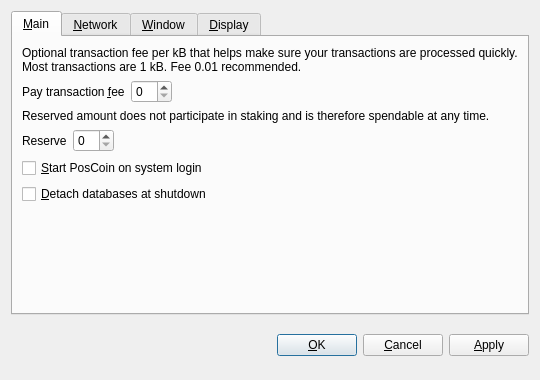
<?xml version="1.0" encoding="UTF-8"?>
<ui version="4.0">
 <class>OptionsDialog</class>
 <widget class="QDialog" name="OptionsDialog">
  <property name="geometry">
   <rect>
    <x>0</x>
    <y>0</y>
    <width>540</width>
    <height>380</height>
   </rect>
  </property>
  <property name="windowTitle">
   <string>Options</string>
  </property>
  <property name="modal">
   <bool>true</bool>
  </property>
  <layout class="QVBoxLayout" name="verticalLayout">
   <item>
    <widget class="QTabWidget" name="tabWidget">
     <property name="tabPosition">
      <enum>QTabWidget::North</enum>
     </property>
     <property name="currentIndex">
      <number>0</number>
     </property>
     <widget class="QWidget" name="tabMain">
      <attribute name="title">
       <string>&amp;Main</string>
      </attribute>
      <layout class="QVBoxLayout" name="verticalLayout_Main">
       <item>
        <widget class="QLabel" name="transactionFeeInfoLabel">
         <property name="text">
          <string>Optional transaction fee per kB that helps make sure your transactions are processed quickly. Most transactions are 1 kB. Fee 0.01 recommended.</string>
         </property>
         <property name="textFormat">
          <enum>Qt::PlainText</enum>
         </property>
         <property name="wordWrap">
          <bool>true</bool>
         </property>
        </widget>
       </item>
       <item>
        <layout class="QHBoxLayout" name="horizontalLayoutFee">
         <item>
          <widget class="QLabel" name="transactionFeeLabel">
           <property name="text">
            <string>Pay transaction &amp;fee</string>
           </property>
           <property name="textFormat">
            <enum>Qt::PlainText</enum>
           </property>
           <property name="buddy">
            <cstring>transactionFee</cstring>
           </property>
          </widget>
         </item>
         <item>
          <widget class="BitcoinAmountField" name="transactionFee"/>
         </item>
         <item>
          <spacer name="horizontalSpacerFee">
           <property name="orientation">
            <enum>Qt::Horizontal</enum>
           </property>
           <property name="sizeHint" stdset="0">
            <size>
             <width>40</width>
             <height>20</height>
            </size>
           </property>
          </spacer>
         </item>
        </layout>
       </item>
       <item>
        <widget class="QLabel" name="reserveBalanceInfoLabel">
         <property name="text">
          <string>Reserved amount does not participate in staking and is therefore spendable at any time.</string>
         </property>
         <property name="textFormat">
          <enum>Qt::PlainText</enum>
         </property>
         <property name="wordWrap">
          <bool>true</bool>
         </property>
        </widget>
       </item>
       <item>
        <layout class="QHBoxLayout" name="horizontalLayoutReserveBalance">
         <item>
          <widget class="QLabel" name="reserveBalanceLabel">
           <property name="text">
            <string>Reserve</string>
           </property>
           <property name="textFormat">
            <enum>Qt::PlainText</enum>
           </property>
           <property name="buddy">
            <cstring>reserveBalance</cstring>
           </property>
          </widget>
         </item>
         <item>
          <widget class="BitcoinAmountField" name="reserveBalance"/>
         </item>
         <item>
          <spacer name="horizontalSpacerReserveBalance">
           <property name="orientation">
            <enum>Qt::Horizontal</enum>
           </property>
           <property name="sizeHint" stdset="0">
            <size>
             <width>40</width>
             <height>20</height>
            </size>
           </property>
          </spacer>
         </item>
        </layout>
       </item>
       <item>
        <widget class="QCheckBox" name="bitcoinAtStartup">
         <property name="toolTip">
          <string>Automatically start PosCoin after logging in to the system.</string>
         </property>
         <property name="text">
          <string>&amp;Start PosCoin on system login</string>
         </property>
        </widget>
       </item>
       <item>
        <widget class="QCheckBox" name="detachDatabases">
         <property name="toolTip">
          <string>Detach block and address databases at shutdown. This means they can be moved to another data directory, but it slows down shutdown. The wallet is always detached.</string>
         </property>
         <property name="text">
          <string>&amp;Detach databases at shutdown</string>
         </property>
        </widget>
       </item>
       <item>
        <spacer name="verticalSpacer_Main">
         <property name="orientation">
          <enum>Qt::Vertical</enum>
         </property>
         <property name="sizeHint" stdset="0">
          <size>
           <width>20</width>
           <height>40</height>
          </size>
         </property>
        </spacer>
       </item>
      </layout>
     </widget>
     <widget class="QWidget" name="tabNetwork">
      <attribute name="title">
       <string>&amp;Network</string>
      </attribute>
      <layout class="QVBoxLayout" name="verticalLayout_Network">
       <item>
        <widget class="QCheckBox" name="mapPortUpnp">
         <property name="toolTip">
          <string>Automatically open the PosCoin client port on the router. This only works when your router supports UPnP and it is enabled.</string>
         </property>
         <property name="text">
          <string>Map port using &amp;UPnP</string>
         </property>
        </widget>
       </item>
       <item>
        <widget class="QCheckBox" name="connectSocks">
         <property name="toolTip">
          <string>Connect to the PosCoin network through a SOCKS proxy (e.g. when connecting through Tor).</string>
         </property>
         <property name="text">
          <string>&amp;Connect through SOCKS proxy:</string>
         </property>
        </widget>
       </item>
       <item>
        <layout class="QHBoxLayout" name="horizontalLayout_Network">
         <item>
          <widget class="QLabel" name="proxyIpLabel">
           <property name="text">
            <string>Proxy &amp;IP:</string>
           </property>
           <property name="textFormat">
            <enum>Qt::PlainText</enum>
           </property>
           <property name="buddy">
            <cstring>proxyIp</cstring>
           </property>
          </widget>
         </item>
         <item>
          <widget class="QValidatedLineEdit" name="proxyIp">
           <property name="maximumSize">
            <size>
             <width>140</width>
             <height>16777215</height>
            </size>
           </property>
           <property name="toolTip">
            <string>IP address of the proxy (e.g. 127.0.0.1)</string>
           </property>
          </widget>
         </item>
         <item>
          <widget class="QLabel" name="proxyPortLabel">
           <property name="text">
            <string>&amp;Port:</string>
           </property>
           <property name="textFormat">
            <enum>Qt::PlainText</enum>
           </property>
           <property name="buddy">
            <cstring>proxyPort</cstring>
           </property>
          </widget>
         </item>
         <item>
          <widget class="QLineEdit" name="proxyPort">
           <property name="maximumSize">
            <size>
             <width>55</width>
             <height>16777215</height>
            </size>
           </property>
           <property name="toolTip">
            <string>Port of the proxy (e.g. 9050)</string>
           </property>
          </widget>
         </item>
         <item>
          <widget class="QLabel" name="socksVersionLabel">
           <property name="text">
            <string>SOCKS &amp;Version:</string>
           </property>
           <property name="textFormat">
            <enum>Qt::PlainText</enum>
           </property>
           <property name="buddy">
            <cstring>socksVersion</cstring>
           </property>
          </widget>
         </item>
         <item>
          <widget class="QValueComboBox" name="socksVersion">
           <property name="toolTip">
            <string>SOCKS version of the proxy (e.g. 5)</string>
           </property>
          </widget>
         </item>
         <item>
          <spacer name="horizontalSpacer_Network">
           <property name="orientation">
            <enum>Qt::Horizontal</enum>
           </property>
           <property name="sizeHint" stdset="0">
            <size>
             <width>40</width>
             <height>20</height>
            </size>
           </property>
          </spacer>
         </item>
        </layout>
       </item>
       <item>
        <spacer name="verticalSpacer_Network">
         <property name="orientation">
          <enum>Qt::Vertical</enum>
         </property>
         <property name="sizeHint" stdset="0">
          <size>
           <width>20</width>
           <height>40</height>
          </size>
         </property>
        </spacer>
       </item>
      </layout>
     </widget>
     <widget class="QWidget" name="tabWindow">
      <attribute name="title">
       <string>&amp;Window</string>
      </attribute>
      <layout class="QVBoxLayout" name="verticalLayout_Window">
       <item>
        <widget class="QCheckBox" name="minimizeToTray">
         <property name="toolTip">
          <string>Show only a tray icon after minimizing the window.</string>
         </property>
         <property name="text">
          <string>&amp;Minimize to the tray instead of the taskbar</string>
         </property>
        </widget>
       </item>
       <item>
        <widget class="QCheckBox" name="minimizeOnClose">
         <property name="toolTip">
          <string>Minimize instead of exit the application when the window is closed. When this option is enabled, the application will be closed only after selecting Quit in the menu.</string>
         </property>
         <property name="text">
          <string>M&amp;inimize on close</string>
         </property>
        </widget>
       </item>
       <item>
        <spacer name="verticalSpacer_Window">
         <property name="orientation">
          <enum>Qt::Vertical</enum>
         </property>
         <property name="sizeHint" stdset="0">
          <size>
           <width>20</width>
           <height>40</height>
          </size>
         </property>
        </spacer>
       </item>
      </layout>
     </widget>
     <widget class="QWidget" name="tabDisplay">
      <attribute name="title">
       <string>&amp;Display</string>
      </attribute>
      <layout class="QVBoxLayout" name="verticalLayout_Display">
       <item>
        <layout class="QHBoxLayout" name="horizontalLayout_1_Display">
         <item>
          <widget class="QLabel" name="langLabel">
           <property name="text">
            <string>User Interface &amp;language:</string>
           </property>
           <property name="textFormat">
            <enum>Qt::PlainText</enum>
           </property>
           <property name="buddy">
            <cstring>lang</cstring>
           </property>
          </widget>
         </item>
         <item>
          <widget class="QValueComboBox" name="lang">
           <property name="toolTip">
            <string>The user interface language can be set here. This setting will take effect after restarting PosCoin.</string>
           </property>
          </widget>
         </item>
        </layout>
       </item>
       <item>
        <layout class="QHBoxLayout" name="horizontalLayout_2_Display">
         <item>
          <widget class="QLabel" name="unitLabel">
           <property name="text">
            <string>&amp;Unit to show amounts in:</string>
           </property>
           <property name="textFormat">
            <enum>Qt::PlainText</enum>
           </property>
           <property name="buddy">
            <cstring>unit</cstring>
           </property>
          </widget>
         </item>
         <item>
          <widget class="QValueComboBox" name="unit">
           <property name="toolTip">
            <string>Choose the default subdivision unit to show in the interface and when sending coins.</string>
           </property>
          </widget>
         </item>
        </layout>
       </item>
       <item>
        <widget class="QCheckBox" name="displayAddresses">
         <property name="toolTip">
          <string>Whether to show PosCoin addresses in the transaction list or not.</string>
         </property>
         <property name="text">
          <string>&amp;Display addresses in transaction list</string>
         </property>
        </widget>
       </item>
       <item>
        <widget class="QCheckBox" name="coinControlFeatures">
         <property name="toolTip">
          <string>Whether to show coin control features or not.</string>
         </property>
         <property name="text">
          <string>Display coin &amp;control features (experts only!)</string>
         </property>
        </widget>
       </item>
       <item>
        <spacer name="verticalSpacer_Display">
         <property name="orientation">
          <enum>Qt::Vertical</enum>
         </property>
         <property name="sizeHint" stdset="0">
          <size>
           <width>20</width>
           <height>40</height>
          </size>
         </property>
        </spacer>
       </item>
      </layout>
     </widget>
    </widget>
   </item>
   <item>
    <layout class="QHBoxLayout" name="horizontalLayout_Buttons">
     <item>
      <spacer name="horizontalSpacer_1">
       <property name="orientation">
        <enum>Qt::Horizontal</enum>
       </property>
       <property name="sizeHint" stdset="0">
        <size>
         <width>40</width>
         <height>48</height>
        </size>
       </property>
      </spacer>
     </item>
     <item>
      <widget class="QLabel" name="statusLabel">
       <property name="font">
        <font>
         <weight>75</weight>
         <bold>true</bold>
        </font>
       </property>
       <property name="text">
        <string/>
       </property>
       <property name="textFormat">
        <enum>Qt::PlainText</enum>
       </property>
       <property name="wordWrap">
        <bool>true</bool>
       </property>
      </widget>
     </item>
     <item>
      <spacer name="horizontalSpacer_2">
       <property name="orientation">
        <enum>Qt::Horizontal</enum>
       </property>
       <property name="sizeHint" stdset="0">
        <size>
         <width>40</width>
         <height>48</height>
        </size>
       </property>
      </spacer>
     </item>
     <item>
      <widget class="QPushButton" name="okButton">
       <property name="text">
        <string>&amp;OK</string>
       </property>
      </widget>
     </item>
     <item>
      <widget class="QPushButton" name="cancelButton">
       <property name="text">
        <string>&amp;Cancel</string>
       </property>
       <property name="autoDefault">
        <bool>false</bool>
       </property>
      </widget>
     </item>
     <item>
      <widget class="QPushButton" name="applyButton">
       <property name="text">
        <string>&amp;Apply</string>
       </property>
       <property name="autoDefault">
        <bool>false</bool>
       </property>
      </widget>
     </item>
    </layout>
   </item>
  </layout>
 </widget>
 <customwidgets>
  <customwidget>
   <class>BitcoinAmountField</class>
   <extends>QSpinBox</extends>
   <header>bitcoinamountfield.h</header>
  </customwidget>
  <customwidget>
   <class>QValueComboBox</class>
   <extends>QComboBox</extends>
   <header>qvaluecombobox.h</header>
  </customwidget>
  <customwidget>
   <class>QValidatedLineEdit</class>
   <extends>QLineEdit</extends>
   <header>qvalidatedlineedit.h</header>
  </customwidget>
 </customwidgets>
 <resources/>
 <connections/>
</ui>
